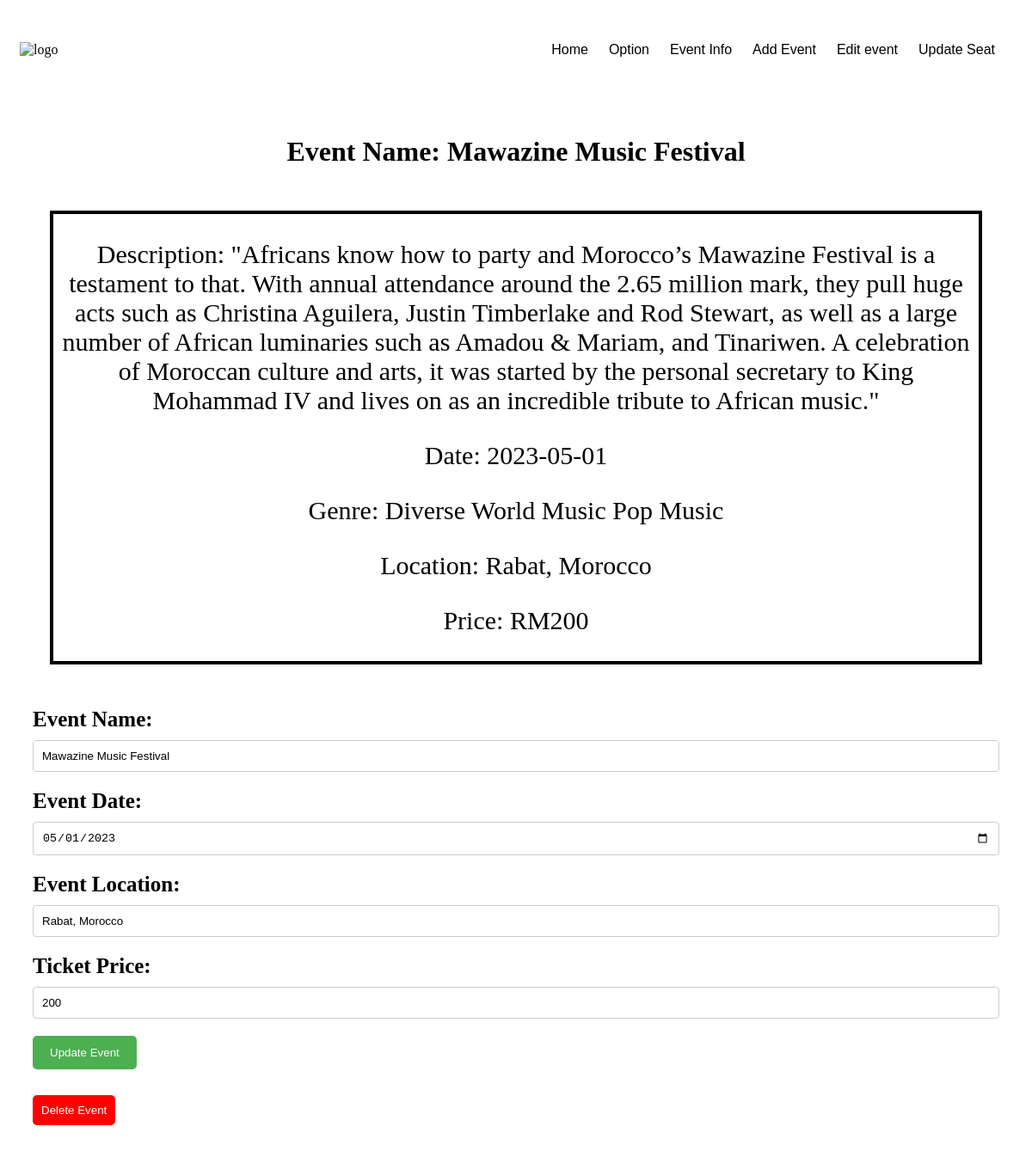
Page /editevent.php?event_id=2 on the committed database.
### tables this page shows
CREATE TABLE `event` (
  `event_id` int(2) NOT NULL,
  `event_title` varchar(100) NOT NULL,
  `event_description` varchar(500) NOT NULL,
  `genre` varchar(100) NOT NULL,
  `place` varchar(100) NOT NULL,
  `date` date NOT NULL,
  `seat` int(100) NOT NULL,
  `seatremain` int(5) NOT NULL,
  `price` float NOT NULL,
  `image` varchar(100) NOT NULL
);

### editevent.php (the view, shortened to what this page needs)
<!DOCTYPE html>
<html>
<head>
	<link rel="stylesheet" href="editevent.css" />
</head>
<body>
	<video autoplay muted loop>
		<source src="/assignment/picture/purple3.mp4" type="video/mp4">
	</video>
	<?php include('header1.php'); ?>
	<?php
	$conn = mysqli_connect(HOST, USER, PASSWORD, NAME);
 $event_id = $_GET['event_id'];
$event_query = "SELECT * FROM event WHERE event_id = '$event_id'";
$event_result = mysqli_query($conn, $event_query);
 if (mysqli_num_rows($event_result) > 0) {
	$event_data = mysqli_fetch_assoc($event_result);
	$event_name = $event_data['event_title'];
	$event_detail = $event_data['event_description'];
	$event_genre = $event_data['genre'];
	$event_date = $event_data['date'];
	$event_location = $event_data['place'];
	$price = $event_data['price'];
	    echo "<h1>Event Name: $event_name</h1>";
	    echo "<div class='event-details'>";
	    echo "<p>Description: $event_detail</p>";
	    echo "<p>Date: $event_date</p>";
	    echo "<p>Genre: $event_genre</p>";
	    echo "<p>Location: $event_location</p>";
	    echo "<p>Price: RM$price</p>";
	    echo "</div>";
	    echo '<form action="updateevent.php" method="post">
    <label for="event_title">Event Name:</label>
    <input type="text" name="event_title" value="' . $event_name . '" readonly><br>
    <label for="event_date">Event Date:</label>
    <input type="date" name="event_date" value="' . ($event_date ?? '') . '"><br>
    <label for="event_location">Event Location:</label>
    <input type="text" name="event_location" value="' . ($event_location ?? '') . '"><br>
    <label for="price">Ticket Price:</label>
    <input type="number" name="price" value="' . ($price ?? '') . '"><br>
    <input type="submit" value="Update Event">
    </form>';
	    echo '<form action="deleteevent.php" method="post">
    <input type="hidden" name="event_id" value="' . $event_id . '">
    <input type="submit" value="Delete Event">
    </form>';
	} else {
	    echo "Event not found.";
	}
	?>
</body>
</html>

### editevent.css (style rules this page uses)
body { background-position: center; background-size: 100% 100%; }
video { right: 0; bottom: 0; min-width: 100%; min-height: 100%; z-index: -1; object-fit: cover; position: fixed; top: 0; left: 0; width: 100%; height: 100%; overflow: hidden; }
label { display: block; margin-bottom: 10px; font-weight: bold; }
input[type="text"], input[type="date"], input[type="time"], input[type="number"] { width: 100%; padding: 10px; border: 1px solid #ccc; border-radius: 4px; box-sizing: border-box; margin-bottom: 20px; }
input[type="submit"] { background-color: #4CAF50; color: white; padding: 12px 20px; border: none; border-radius: 5px; cursor: pointer; }
input[type=submit][value="Delete Event"] { background-color: red; color: white; border: none; padding: 10px; cursor: pointer; }
h1 { font-family: "Times New Roman", Times, serif; margin-top: 150px; text-align: center; margin-top: 50px; color: rgb(1, 1, 1); }
.event-details { font-size: 30px; text-align: center; border: 4px solid black; margin:50px; }
form { border:10px; margin:30px; font-size: 25px; }

### rows in the picture
event: event_title "Mawazine Music Festival", event_description "\"Africans know how to party and Morocco’s Mawazine Festival is a testament to that. With annual attendance around the 2.65 million mark, they pull huge acts such as Christina Aguilera, Justin Timberlake and Rod Stewart, as well as a large number of African luminaries such as Amadou & Mariam, and Tinariwen. A celebration of Moroccan culture and arts, it was started by the personal secretary to King Mohammad IV and lives on as an incredible tribute to African music.\"", date "2023-05-01", genre "Diverse World Music Pop Music", place "Rabat, Morocco", price "200", event_date "05/01/2023", event_location "Rabat, Morocco"
